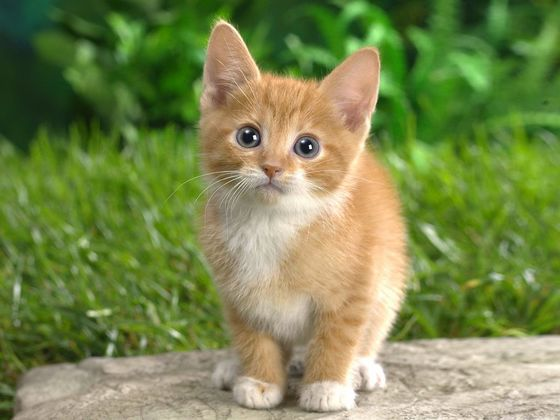
#> input picture images/cat1.jpg, 560 x 420 px
$ python crf.py
#> lines starting #> are read from the running program, lines starting #| are printed output that depends on the picture
### utils.py
from PIL import Image
import numpy as np

import matplotlib.pyplot as plt


# [25 lines left out: function sample_mm_gaussian, not called in this run]


def load_image(filename='stanford.jpg'):
#> called with filename = 'cat1.jpg'
  im = np.array(Image.open('images/' + filename))
#> im is the input picture: shape (420, 560, 3); mean R, G, B 121.6, 135.5, 78.6
#> call 2 of load_image, with filename = 'cat1_outline.png'
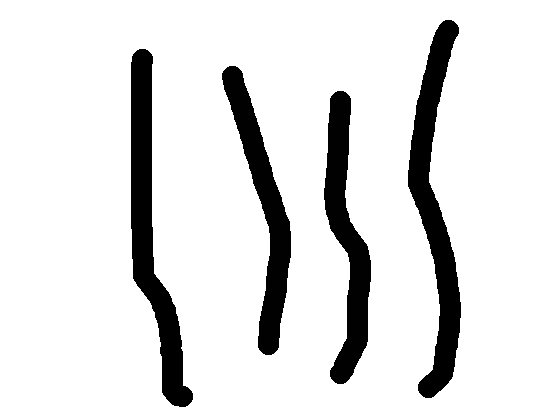
#> input picture images/cat1_outline.png, 560 x 420 px
#> in load_image, im is the input picture: shape (420, 560); min 0, max 255, mean 224.3
  if im.ndim > 2 and im.shape[2] > 3:
    im = im[..., :3]
  return im


def whiten(im):
  H, W, C = im.shape
#> H = 420; W = 560; C = 3
  # Flatten
  whitened_im = im.reshape(-1, C).astype('float')
  # Whiten the feature
  whitened_im -= np.mean(whitened_im, 0)
  whitened_im /= np.sqrt(np.mean(whitened_im ** 2, 0))
  return whitened_im.reshape(H, W, C)
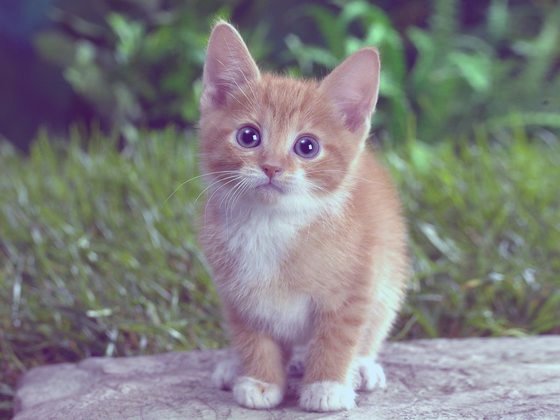
#> returned value: shape (420, 560, 3) float64; mean of channels 0, 1, 2 5.37e-15, -5.74e-15, -3.08e-14; drawn with min black and max white


# [7 lines left out: function load_bilateral_image, not called in this run]


# [4 lines that do not run on import are left out]

### crf.py
import numpy as np
import matplotlib.pyplot as plt

from utils import load_image, whiten

im = load_image('cat1.jpg')
outline = load_image('cat1_outline.png')

# outline consists of 3 values 0, 1, 255. We will igure the value 255.
plt.subplot(1, 2, 1)
plt.imshow(im)
plt.axis('off')
plt.subplot(1, 2, 2)
plt.imshow(outline[..., np.newaxis] * im)
plt.axis('off')
# plt.show()

# Create a grid CRF
N_LABEL = 2
MAX_ITER = 200

feat = whiten(im)
H, W = outline.shape
#> H = 420; W = 560

# indicate whether the node has outline label
label = outline[1:H - 1, 1:W - 1]


def rbf_kernel(dist, sigma=3):
  return np.exp(- np.sum(dist ** 2, 2) / sigma)


# Create pairwise conditional probability with nearest 4 neighbors
curr_feat = feat[1:H - 1, 1:W - 1]
top, bottom, left, right = np.zeros((H, W)), np.zeros(
    (H, W)), np.zeros((H, W)), np.zeros((H, W))

compatibility = np.array([[-2, 0], [0, -2]])
top[1:H - 1,    1:W - 1] = rbf_kernel(curr_feat - feat[0:H - 2, 1:W - 1])
#> in rbf_kernel, `return np.exp(- np.sum(dist ** 2, 2) / sigma)`:
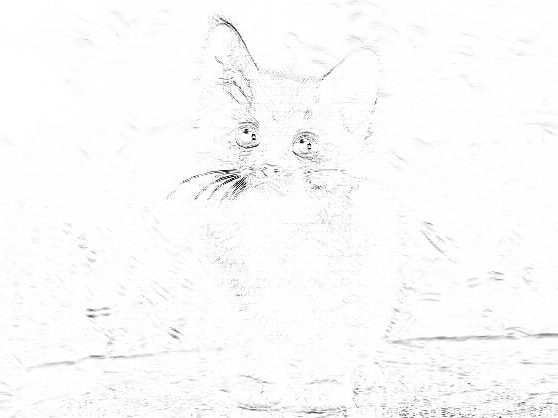
#> returned value: shape (418, 558) float64; min 7.04e-06, max 1, mean 0.984
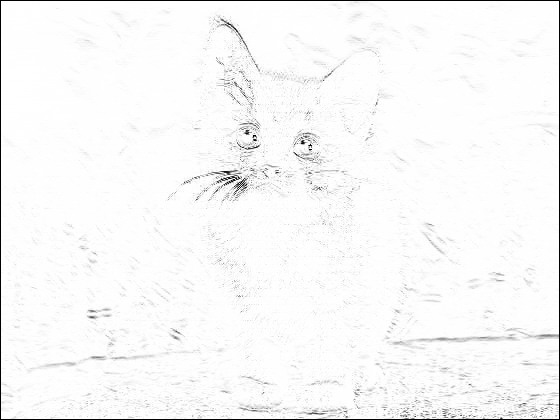
#> top: shape (420, 560) float64; min 0, max 1, mean 0.975
bottom[1:H - 1, 1:W - 1] = rbf_kernel(curr_feat - feat[2:H,     1:W - 1])
left[1:H - 1,   1:W - 1] = rbf_kernel(curr_feat - feat[1:H - 1, 0:W - 2])
#> call 3 of rbf_kernel, with sigma = 3
#> in rbf_kernel (call 3), `return np.exp(- np.sum(dist ** 2, 2) / sigma)`:
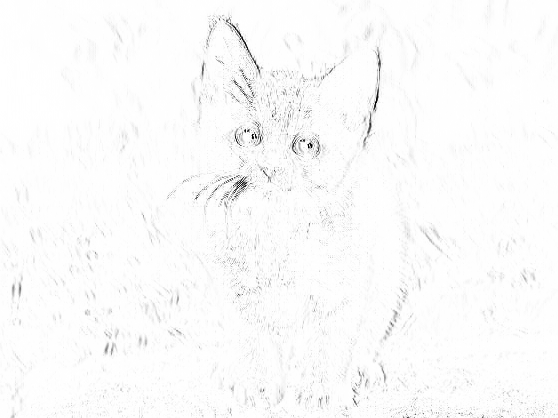
#> returned value: shape (418, 558) float64; min 4.16e-07, max 1, mean 0.985
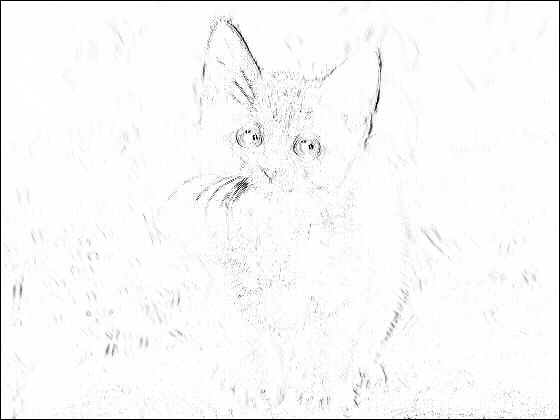
#> left: shape (420, 560) float64; min 0, max 1, mean 0.977
right[1:H - 1,  1:W - 1] = rbf_kernel(curr_feat - feat[1:H - 1, 2:W])

# Create unary potential
logit = np.zeros((H, W, N_LABEL))
unary = np.zeros((H, W, N_LABEL))

# Set probabilities
logit[:] = -1

# Set unary potential
unary[outline == 255] = [0, 0]
unary[outline == 0] = [0, -3]
unary[outline == 1] = [-3, 0]

for curr_iter in range(MAX_ITER):
  i = np.random.randint(1, H - 2)
  j = np.random.randint(1, W - 2)

  score = np.exp(logit)
  prob = score / (np.sum(score, 2, keepdims=True) + 1e-6)

  # Pass message
  logit[1:H - 1, 1:W - 1] = (
      left[  1:H - 1, 1:W - 1, np.newaxis] * prob[1:H - 1, 0:W - 2] +
      right[ 1:H - 1, 1:W - 1, np.newaxis] * prob[1:H - 1, 2:W] +
      top[   1:H - 1, 1:W - 1, np.newaxis] * prob[0:H - 2, 1:W - 1] +
      bottom[1:H - 1, 1:W - 1, np.newaxis] * prob[2:H,     1:W - 1]
  ).dot(compatibility) + unary[1:H - 1, 1:W - 1]

  if (curr_iter % 20 == 0):
    z = np.exp(logit[1:H - 1, 1:W - 1])
    p = z / np.sum(z, 2, keepdims=True)
    plt.subplot(1, 2, 1)
    plt.imshow(im)
    plt.axis('off')
    plt.subplot(1, 2, 2)
    plt.imshow(p[..., 0])
    plt.axis('off')
    plt.show()
#> this loop made 200 passes
#> pass 1, `plt.show()`:
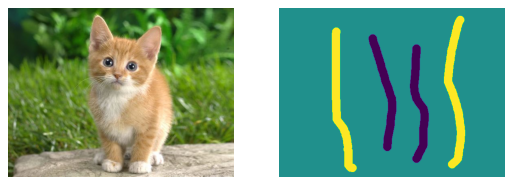
#> figure drawn by matplotlib, 2 panels
